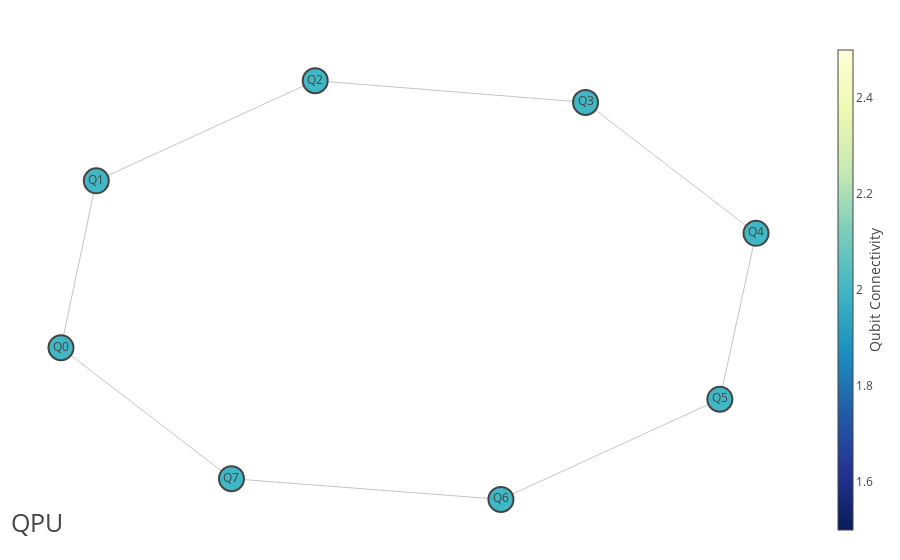

The notebook cell saved with this chart:
### Code cell
import qcal.settings as settings

logger = logging.getLogger(__name__)

basedir = '/home/jpmarceaux/experiment/'
settings.Settings.config_path = basedir + 'config/'
settings.Settings.data_path = basedir + 'data/'
settings.Settings.save_data = True



#cfg = qc.Config()
cfg = qc.Config(basedir + 'config/configs/X6Y3/config.yaml')
classifier = load_from_pickle(basedir + 'config/configs/X6Y3/ClassificationManager.pkl')
# cfg = qc.Config(basedir + 'config/Campbell06/X6Y3/config_abhi.yaml')
cfg.draw_qpu()

### Figure 1 — Plotly figure (JSON) as saved in the notebook; plotly's stock layout.template omitted (floating-point values rounded to 4 significant figures)
{"data": [{"hoverinfo": "none", "line": {"color": "#888", "width": 0.5}, "mode": "lines", "type": "scatter", "x": [-0.9988, -0.8972, null, -0.9988, -0.5085, null, -0.8972, -0.2677, null, -0.2677, 0.5097, null, 0.5097, 1.0, null, 1.0, 0.896, null, 0.896, 0.2665, null, 0.2665, -0.5085, null], "y": [-0.2651, 0.5049, null, -0.2651, -0.869, null, 0.5049, 0.967, null, 0.967, 0.8667, null, 0.8667, 0.2627, null, 0.2627, -0.5026, null, -0.5026, -0.9646, null, -0.9646, -0.869, null]}, {"hoverinfo": "text", "marker": {"color": [2, 2, 2, 2, 2, 2, 2, 2], "colorbar": {"thickness": 15, "title": {"side": "right", "text": "Qubit Connectivity"}, "xanchor": "left"}, "colorscale": [[0, "rgb(255,255,217)"], [0.125, "rgb(237,248,177)"], [0.25, "rgb(199,233,180)"], [0.375, "rgb(127,205,187)"], [0.5, "rgb(65,182,196)"], [0.625, "rgb(29,145,192)"], [0.75, "rgb(34,94,168)"], [0.875, "rgb(37,52,148)"], [1, "rgb(8,29,88)"]], "line": {"width": 2}, "reversescale": true, "showscale": true, "size": 25}, "mode": "markers", "text": ["GE:<br>  Freq: 5464629937.04333<br>  T1: 7.9e-05<br>  T2*: 5.6e-05<br>  T2e: 9.2e-05<br>EF:<br>  Freq: 5204791732.40548<br>  T1: 4.77e-05<br>  T2*: 2e-05<br>  T2e: None<br>Connectivity: 2", "GE:<br>  Freq: 5334367213.03424<br>  T1: 0.000119<br>  T2*: 4.1e-05<br>  T2e: 5.6e-05<br>EF:<br>  Freq: 5073467123.00038<br>  T1: 2.6e-05<br>  T2*: 4e-05<br>  T2e: None<br>Connectivity: 2", "GE:<br>  Freq: 5199246182.99105<br>  T1: 0.00013<br>  T2*: 2.1e-05<br>  T2e: 0.00012<br>EF:<br>  Freq: 4936508146.77336<br>  T1: 6.6e-05<br>  T2*: 3e-06<br>  T2e: None<br>Connectivity: 2", "GE:<br>  Freq: 5249819999.75467<br>  T1: 7.7e-05<br>  T2*: 6.8e-05<br>  T2e: 9.1e-05<br>EF:<br>  Freq: 4986874003.43778<br>  T1: 7.1e-05<br>  T2*: 5e-05<br>  T2e: None<br>Connectivity: 2", "GE:<br>  Freq: 5444054327.31679<br>  T1: 9.13e-05<br>  T2*: 0.0001<br>  T2e: 9.6e-05<br>EF:<br>  Freq: 5184742510.26846<br>  T1: 2.68e-05<br>  T2*: 5e-06<br>  T2e: None<br>Connectivity: 2", "GE:<br>  Freq: 5572027305.67948<br>  T1: 3.7e-05<br>  T2*: 6.5e-05<br>  T2e: 0.0001<br>EF:<br>  Freq: 5314359080.01996<br>  T1: 4.11e-05<br>  T2*: 5e-06<br>  T2e: None<br>Connectivity: 2", "GE:<br>  Freq: 5875418115.62523<br>  T1: 5.43e-05<br>  T2*: 2.1e-05<br>  T2e: 6.8e-05<br>EF:<br>  Freq: 5623128136.85352<br>  T1: 1.3e-05<br>  T2*: 9.4e-06<br>  T2e: None<br>Connectivity: 2", "GE:<br>  Freq: 5375898278.98483<br>  T1: 2.36e-05<br>  T2*: 1.1e-05<br>  T2e: 4.3e-05<br>EF:<br>  Freq: 5113973968.12754<br>  T1: 1.61e-05<br>  T2*: 4.3e-06<br>  T2e: None<br>Connectivity: 2"], "type": "scatter", "x": [-0.9988, -0.8972, -0.2677, 0.5097, 1.0, 0.896, 0.2665, -0.5085], "y": [-0.2651, 0.5049, 0.967, 0.8667, 0.2627, -0.5026, -0.9646, -0.869]}, {"hoverinfo": "text", "marker": {"color": "#5D69B1", "size": 0.01}, "mode": "text", "text": ["Q0", "Q1", "Q2", "Q3", "Q4", "Q5", "Q6", "Q7"], "type": "scatter", "x": [-0.9988, -0.8972, -0.2677, 0.5097, 1.0, 0.896, 0.2665, -0.5085], "y": [-0.2651, 0.5049, 0.967, 0.8667, 0.2627, -0.5026, -0.9646, -0.869]}, {"hoverinfo": "text", "marker": {"opacity": 0}, "mode": "markers", "text": ["CZ:<br>  Freq: 5280000000.0<br>", "CZ:<br>  Freq: 5125600000.0<br>", "CZ:<br>  Freq: 5163000000.0<br>", "CZ:<br>  Freq: 5300000000.0<br>", "CZ:<br>  Freq: 5344000000.0<br>", "CZ:<br>  Freq: 5505000000.0<br>", "CZ:<br>  Freq: 5495000000.0<br>", "CZ:<br>  Freq: 5418000000.0<br>"], "type": "scatter", "x": [-0.948, -0.7536, -0.5825, 0.121, 0.7549, 0.948, 0.5812, -0.121], "y": [0.1199, -0.5671, 0.736, 0.9169, 0.5647, -0.1199, -0.7336, -0.9168]}], "layout": {"annotations": [{"font": {"size": 25}, "showarrow": false, "text": "QPU", "x": 0.005, "xref": "paper", "y": -0.002, "yref": "paper"}], "hovermode": "closest", "margin": {"b": 20, "l": 5, "r": 5, "t": 40}, "showlegend": false, "title": {"font": {"size": 16}}, "xaxis": {"showgrid": false, "showticklabels": false, "zeroline": false}, "yaxis": {"showgrid": false, "showticklabels": false, "zeroline": false}}}
